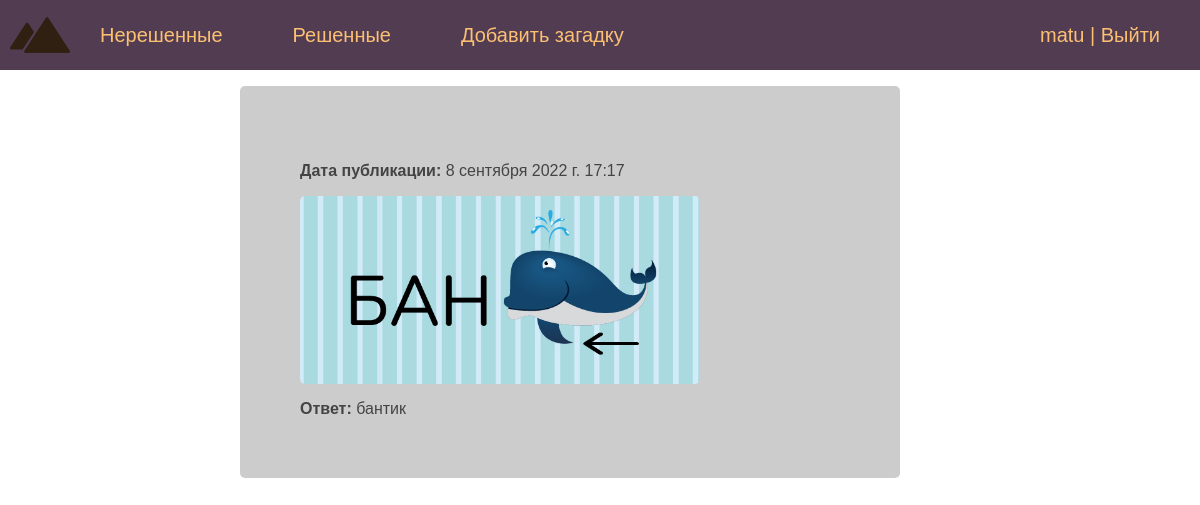
/riddle/6/ (signed in), run on the app's committed database.
### riddle/models.py (models this page shows, shortened)
class Riddle(models.Model):
	content = models.TextField(null=True, blank=True, verbose_name="Текст загадки") #verbose_name для отображения в админке
	answer = models.CharField(max_length=40, blank=False, verbose_name="Ответ")
	photo = models.ImageField(upload_to="photos/%Y/%m/%d/", blank=True, verbose_name="Фото")
	time_create = models.DateTimeField(auto_now_add=True, verbose_name="Время создания")
	time_update = models.DateTimeField(auto_now=True, verbose_name="Время изменения")
	is_published = models.BooleanField(default=True, verbose_name="Публикация")
	cat = models.ForeignKey('Category', on_delete=models.PROTECT, null=True, verbose_name="Категория", default=1)
	class Meta:
		verbose_name = "Загадка"
		verbose_name_plural = "Загадки"
		ordering = ['time_create', 'content']

### riddle/views.py (the view)
# urls.py: path('riddle/<int:riddle_id>/', show_riddle, name='riddle'),
def show_riddle(request, riddle_id):
	riddle = get_object_or_404(Riddle, pk=riddle_id)
	if request.method == 'POST':
		form = AddAnswer(request.POST)
		if form.is_valid():
			if form.cleaned_data['answer'].lower() == riddle.answer:
				riddle.cat_id = 2
				riddle.save()
				return redirect('unresolved')
			else:
				form.add_error(None, 'Ответ не верен. Попробуйте еще.')
	else:
		form = AddAnswer()
	return render(request, 'riddle/riddle.html', {'riddle': riddle,
												   'form': form,
												   'menu': menu,
												   'request_path': str(request.path)[1:-1]})

### riddle/templates/riddle/riddle.html (shortened to what this page needs)
{% extends 'riddle/base.html' %}
{% block content %}
<ul class="riddle_page">
	<li class="riddle-time"><p><strong>Дата публикации:</strong> {{riddle.time_create}}</p></li>
{% if riddle.photo %}
	<li class="riddle-photo"><img class="img-riddle" src="{{riddle.photo.url}}" alt="Картинка"></li>
{% endif %}
	<li class="riddle-content">{{riddle.content|linebreaks}}</li>
{% if riddle.cat_id == 2 %}
	<li class="riddle-answer"><strong>Ответ: </strong>{{riddle.answer}}</li>
{% endif %}
</ul>
{% endblock %}

### riddle/templates/riddle/base.html (shortened to what this page needs)
{% load static %}
<!DOCTYPE html>
<html>
	<head>
		<link rel="stylesheet" type="text/css" href="{% static 'riddle/css/style.css' %}">
	</head>
	<body>
		<div class="header">
		<table class="table-page" border=0 cellpadding="0" cellspacing="0">
			<tr>
				<td valign=top>
				{% block mainmenu %}
					<ul id="mainmenu" class="mainmenu">
						<li class="logo"><a href="{% url 'home' %}"><div class="logo"></div></a></li>
				{% for m in menu %}
					{% if not request.user.is_authenticated and m.url_name == "addriddle" %}
					{% else %}
						{% if m.url_name == request_path %}
						<li class="selected">{{m.title}}</li>
						{% else %}
						<li><a href="{% url m.url_name %}">{{m.title}}</a></li>
						{% endif %}
					{% endif %}
				{% endfor %}
					{% if request.user.is_authenticated %}
						<li class="last">{{ user.username }} | <a href="{% url 'logout' %}">Выйти</a></li>
					{% else %}
						<li class="last"><a href="{% url 'register' %}">Регистрация</a> | <a href="{% url 'login' %}">Войти</a></li>
					{% endif %}
					</ul>
				{% endblock mainmenu %}
				</td>
			</tr>
		</table>
		</div>
		<div class="content">
		{% block content %}
		{% endblock content %}
		</div>
	</body>
</html>

### riddle/static/riddle/css/style.css (style rules this page uses)
html, body { font-family: 'Arial'; margin: 0; padding: 0; height: 100%; width: 100%; color: #444; }
.header { background: #513c52; height: 70px; position: sticky; top: 0; }
.logo { background: url('../images/icon.svg') no-repeat 10px 5px; width: 70px; height: 60px; }
ul.mainmenu { list-style: none; margin: 0; padding: 0; height: 60px; color: #fdc073; font-size: 20px; overflow: hidden; }
ul.mainmenu li { float: left; margin: 24px 40px 0 30px; }
ul.mainmenu li.logo { margin: 0; }
ul.mainmenu li.last { float: right; }
ul.mainmenu li a { color: #fdc073; text-decoration: none; }
.table-page { width: 100%; height: 100%; vertical-align: top; }
div.content { padding: 0 0 7% 0; width: 50%; height: 100%; margin: 0 0 0 25%; }
ul.riddle_page { margin-left: -10%; padding: 10% 10% 10% 10%; display: grid; width: 90%; height: auto; background: #ccc; list-style: none; border-radius: 5px; }
li.riddle-time { grid-column: 1; grid-row: 1; }
li.riddle-photo { grid-column: 1; grid-row: 2; }
li.riddle-content { grid-column: 1; grid-row: 3; }
li.riddle-answer { grid-column: 1; grid-row: 4; }
img.img-riddle { max-width: 400px; height: auto; float: left; padding: 0 0 0 0; border-radius: 5px; }

### data on the page
Riddle: time_create "8 сентября 2022 г. 17:17", photo (picture), answer "бантик"

### other printed values
{{ m.title }} "Нерешенные" "Решенные" "Добавить загадку"
{{ user.username }} "matu"
